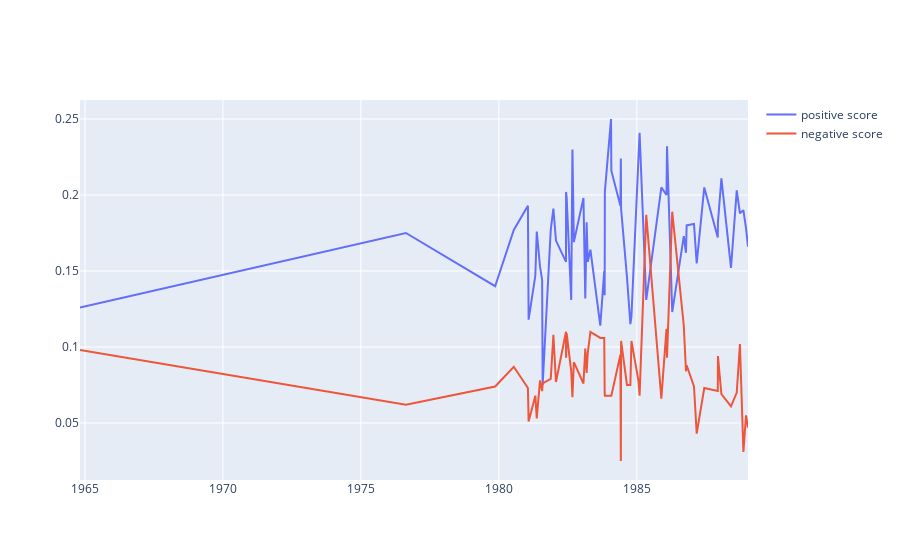

Here is the notebook cell this chart was saved with:
### Markdown cell above
## Ronald Reagan

### Code cell
rr = df.loc[df['president'].isin(['Ronald Reagan'])]
fig = go.Figure()
fig.add_trace(go.Scatter(x=rr["date"], y=rr["score_pos"],
                    mode='lines',
                    name='positive score'))
fig.add_trace(go.Scatter(x=rr["date"], y=rr["score_neg"],
                    mode='lines',
                    name='negative score'))
fig.show()
